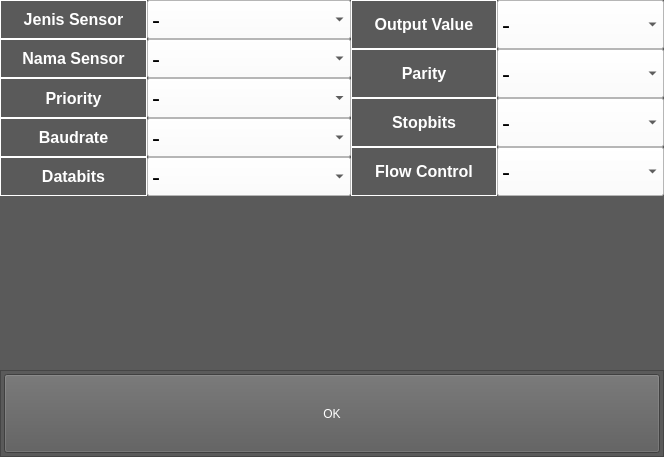
<?xml version="1.0" encoding="UTF-8"?>
<ui version="4.0">
 <class>program_channel_input</class>
 <widget class="QWidget" name="program_channel_input">
  <property name="geometry">
   <rect>
    <x>0</x>
    <y>0</y>
    <width>664</width>
    <height>457</height>
   </rect>
  </property>
  <property name="windowTitle">
   <string>Form</string>
  </property>
  <property name="styleSheet">
   <string notr="true">background-color: rgb(90, 90, 90);</string>
  </property>
  <layout class="QVBoxLayout" name="verticalLayout_7">
   <property name="spacing">
    <number>0</number>
   </property>
   <property name="margin">
    <number>0</number>
   </property>
   <item>
    <layout class="QHBoxLayout" name="horizontalLayout">
     <property name="spacing">
      <number>0</number>
     </property>
     <item>
      <layout class="QVBoxLayout" name="verticalLayout">
       <property name="spacing">
        <number>0</number>
       </property>
       <item>
        <widget class="QLabel" name="label_jenis_sensor">
         <property name="sizePolicy">
          <sizepolicy hsizetype="Preferred" vsizetype="Fixed">
           <horstretch>0</horstretch>
           <verstretch>0</verstretch>
          </sizepolicy>
         </property>
         <property name="maximumSize">
          <size>
           <width>16777215</width>
           <height>87</height>
          </size>
         </property>
         <property name="font">
          <font>
           <pointsize>12</pointsize>
           <weight>75</weight>
           <bold>true</bold>
          </font>
         </property>
         <property name="styleSheet">
          <string notr="true">color: rgb(255, 255, 255);</string>
         </property>
         <property name="frameShape">
          <enum>QFrame::Panel</enum>
         </property>
         <property name="frameShadow">
          <enum>QFrame::Plain</enum>
         </property>
         <property name="lineWidth">
          <number>1</number>
         </property>
         <property name="text">
          <string>Jenis Sensor</string>
         </property>
         <property name="alignment">
          <set>Qt::AlignCenter</set>
         </property>
        </widget>
       </item>
       <item>
        <widget class="QLabel" name="label_nama_sensor">
         <property name="sizePolicy">
          <sizepolicy hsizetype="Preferred" vsizetype="Fixed">
           <horstretch>0</horstretch>
           <verstretch>0</verstretch>
          </sizepolicy>
         </property>
         <property name="maximumSize">
          <size>
           <width>16777215</width>
           <height>87</height>
          </size>
         </property>
         <property name="font">
          <font>
           <pointsize>12</pointsize>
           <weight>75</weight>
           <bold>true</bold>
          </font>
         </property>
         <property name="styleSheet">
          <string notr="true">color: rgb(255, 255, 255);</string>
         </property>
         <property name="frameShape">
          <enum>QFrame::Panel</enum>
         </property>
         <property name="frameShadow">
          <enum>QFrame::Plain</enum>
         </property>
         <property name="lineWidth">
          <number>1</number>
         </property>
         <property name="text">
          <string>Nama Sensor</string>
         </property>
         <property name="alignment">
          <set>Qt::AlignCenter</set>
         </property>
        </widget>
       </item>
       <item>
        <widget class="QLabel" name="label_priority">
         <property name="sizePolicy">
          <sizepolicy hsizetype="Preferred" vsizetype="Fixed">
           <horstretch>0</horstretch>
           <verstretch>0</verstretch>
          </sizepolicy>
         </property>
         <property name="maximumSize">
          <size>
           <width>16777215</width>
           <height>87</height>
          </size>
         </property>
         <property name="font">
          <font>
           <pointsize>12</pointsize>
           <weight>75</weight>
           <bold>true</bold>
          </font>
         </property>
         <property name="styleSheet">
          <string notr="true">color: rgb(255, 255, 255);</string>
         </property>
         <property name="frameShape">
          <enum>QFrame::Panel</enum>
         </property>
         <property name="frameShadow">
          <enum>QFrame::Plain</enum>
         </property>
         <property name="lineWidth">
          <number>1</number>
         </property>
         <property name="text">
          <string>Priority</string>
         </property>
         <property name="alignment">
          <set>Qt::AlignCenter</set>
         </property>
        </widget>
       </item>
       <item>
        <widget class="QLabel" name="label_baudrate">
         <property name="sizePolicy">
          <sizepolicy hsizetype="Preferred" vsizetype="Fixed">
           <horstretch>0</horstretch>
           <verstretch>0</verstretch>
          </sizepolicy>
         </property>
         <property name="maximumSize">
          <size>
           <width>16777215</width>
           <height>87</height>
          </size>
         </property>
         <property name="font">
          <font>
           <pointsize>12</pointsize>
           <weight>75</weight>
           <bold>true</bold>
          </font>
         </property>
         <property name="styleSheet">
          <string notr="true">color: rgb(255, 255, 255);</string>
         </property>
         <property name="frameShape">
          <enum>QFrame::Panel</enum>
         </property>
         <property name="frameShadow">
          <enum>QFrame::Plain</enum>
         </property>
         <property name="lineWidth">
          <number>1</number>
         </property>
         <property name="text">
          <string>Baudrate</string>
         </property>
         <property name="alignment">
          <set>Qt::AlignCenter</set>
         </property>
        </widget>
       </item>
       <item>
        <widget class="QLabel" name="label_databits">
         <property name="sizePolicy">
          <sizepolicy hsizetype="Preferred" vsizetype="Fixed">
           <horstretch>0</horstretch>
           <verstretch>0</verstretch>
          </sizepolicy>
         </property>
         <property name="maximumSize">
          <size>
           <width>16777215</width>
           <height>87</height>
          </size>
         </property>
         <property name="font">
          <font>
           <pointsize>12</pointsize>
           <weight>75</weight>
           <bold>true</bold>
          </font>
         </property>
         <property name="styleSheet">
          <string notr="true">color: rgb(255, 255, 255);</string>
         </property>
         <property name="frameShape">
          <enum>QFrame::Panel</enum>
         </property>
         <property name="frameShadow">
          <enum>QFrame::Plain</enum>
         </property>
         <property name="lineWidth">
          <number>1</number>
         </property>
         <property name="text">
          <string>Databits</string>
         </property>
         <property name="alignment">
          <set>Qt::AlignCenter</set>
         </property>
        </widget>
       </item>
      </layout>
     </item>
     <item>
      <layout class="QVBoxLayout" name="verticalLayout_2">
       <property name="spacing">
        <number>0</number>
       </property>
       <item>
        <widget class="QComboBox" name="combo_jenis_sensor">
         <property name="maximumSize">
          <size>
           <width>16777215</width>
           <height>87</height>
          </size>
         </property>
         <property name="font">
          <font>
           <pointsize>18</pointsize>
          </font>
         </property>
         <property name="focusPolicy">
          <enum>Qt::StrongFocus</enum>
         </property>
         <property name="styleSheet">
          <string notr="true">color: rgb(0, 0, 0);
background-color: rgb(255, 255, 255);</string>
         </property>
         <item>
          <property name="text">
           <string>-</string>
          </property>
         </item>
         <item>
          <property name="text">
           <string>AG</string>
          </property>
         </item>
         <item>
          <property name="text">
           <string>AI</string>
          </property>
         </item>
         <item>
          <property name="text">
           <string>AP</string>
          </property>
         </item>
         <item>
          <property name="text">
           <string>CD</string>
          </property>
         </item>
         <item>
          <property name="text">
           <string>CR</string>
          </property>
         </item>
         <item>
          <property name="text">
           <string>CS</string>
          </property>
         </item>
         <item>
          <property name="text">
           <string>CT</string>
          </property>
         </item>
         <item>
          <property name="text">
           <string>CV</string>
          </property>
         </item>
         <item>
          <property name="text">
           <string>CX</string>
          </property>
         </item>
         <item>
          <property name="text">
           <string>DE</string>
          </property>
         </item>
         <item>
          <property name="text">
           <string>DF</string>
          </property>
         </item>
         <item>
          <property name="text">
           <string>EC</string>
          </property>
         </item>
         <item>
          <property name="text">
           <string>EP</string>
          </property>
         </item>
         <item>
          <property name="text">
           <string>ER</string>
          </property>
         </item>
         <item>
          <property name="text">
           <string>GL</string>
          </property>
         </item>
         <item>
          <property name="text">
           <string>GN</string>
          </property>
         </item>
         <item>
          <property name="text">
           <string>GP</string>
          </property>
         </item>
         <item>
          <property name="text">
           <string>GV</string>
          </property>
         </item>
         <item>
          <property name="text">
           <string>HC</string>
          </property>
         </item>
         <item>
          <property name="text">
           <string>HE</string>
          </property>
         </item>
         <item>
          <property name="text">
           <string>HN</string>
          </property>
         </item>
         <item>
          <property name="text">
           <string>II</string>
          </property>
         </item>
         <item>
          <property name="text">
           <string>IN</string>
          </property>
         </item>
         <item>
          <property name="text">
           <string>LA</string>
          </property>
         </item>
         <item>
          <property name="text">
           <string>LC</string>
          </property>
         </item>
         <item>
          <property name="text">
           <string>OM</string>
          </property>
         </item>
         <item>
          <property name="text">
           <string>P</string>
          </property>
         </item>
         <item>
          <property name="text">
           <string>RA</string>
          </property>
         </item>
         <item>
          <property name="text">
           <string>SD</string>
          </property>
         </item>
         <item>
          <property name="text">
           <string>SN</string>
          </property>
         </item>
         <item>
          <property name="text">
           <string>SS</string>
          </property>
         </item>
         <item>
          <property name="text">
           <string>TI</string>
          </property>
         </item>
         <item>
          <property name="text">
           <string>TR</string>
          </property>
         </item>
         <item>
          <property name="text">
           <string>VD</string>
          </property>
         </item>
         <item>
          <property name="text">
           <string>VM</string>
          </property>
         </item>
         <item>
          <property name="text">
           <string>VW</string>
          </property>
         </item>
         <item>
          <property name="text">
           <string>YX</string>
          </property>
         </item>
         <item>
          <property name="text">
           <string>ZA</string>
          </property>
         </item>
         <item>
          <property name="text">
           <string>ZC</string>
          </property>
         </item>
         <item>
          <property name="text">
           <string>ZQ</string>
          </property>
         </item>
         <item>
          <property name="text">
           <string>ZV</string>
          </property>
         </item>
         <item>
          <property name="text">
           <string>WI</string>
          </property>
         </item>
        </widget>
       </item>
       <item>
        <widget class="QComboBox" name="combo_nama_sensor">
         <property name="maximumSize">
          <size>
           <width>16777215</width>
           <height>87</height>
          </size>
         </property>
         <property name="font">
          <font>
           <pointsize>18</pointsize>
          </font>
         </property>
         <property name="focusPolicy">
          <enum>Qt::StrongFocus</enum>
         </property>
         <property name="layoutDirection">
          <enum>Qt::LeftToRight</enum>
         </property>
         <property name="styleSheet">
          <string notr="true">color: rgb(0, 0, 0);
background-color: rgb(255, 255, 255);</string>
         </property>
         <item>
          <property name="text">
           <string>-</string>
          </property>
         </item>
         <item>
          <property name="text">
           <string>AIS</string>
          </property>
         </item>
         <item>
          <property name="text">
           <string>ARPA</string>
          </property>
         </item>
         <item>
          <property name="text">
           <string>Echo Sounder 1</string>
          </property>
         </item>
         <item>
          <property name="text">
           <string>Echo Sounder 2</string>
          </property>
         </item>
         <item>
          <property name="text">
           <string>Echo Sounder 3</string>
          </property>
         </item>
         <item>
          <property name="text">
           <string>GPS 1</string>
          </property>
         </item>
         <item>
          <property name="text">
           <string>GPS 2</string>
          </property>
         </item>
         <item>
          <property name="text">
           <string>GPS 3</string>
          </property>
         </item>
         <item>
          <property name="text">
           <string>Gyro Compas 1</string>
          </property>
         </item>
         <item>
          <property name="text">
           <string>Gyro Compas 2</string>
          </property>
         </item>
         <item>
          <property name="text">
           <string>Gyro Compas 3</string>
          </property>
         </item>
         <item>
          <property name="text">
           <string>Gyro Vertical 1</string>
          </property>
         </item>
         <item>
          <property name="text">
           <string>Gyro Vertical 2</string>
          </property>
         </item>
         <item>
          <property name="text">
           <string>Gyro Vertical 3</string>
          </property>
         </item>
         <item>
          <property name="text">
           <string>Meteo</string>
          </property>
         </item>
         <item>
          <property name="text">
           <string>Speedlog 1</string>
          </property>
         </item>
         <item>
          <property name="text">
           <string>Speedlog 2</string>
          </property>
         </item>
         <item>
          <property name="text">
           <string>Speedlog 3</string>
          </property>
         </item>
         <item>
          <property name="text">
           <string>Wind Direction 1</string>
          </property>
         </item>
         <item>
          <property name="text">
           <string>Wind Direction 2</string>
          </property>
         </item>
         <item>
          <property name="text">
           <string>Wind Direction 3</string>
          </property>
         </item>
        </widget>
       </item>
       <item>
        <widget class="QComboBox" name="combo_priority">
         <property name="maximumSize">
          <size>
           <width>16777215</width>
           <height>87</height>
          </size>
         </property>
         <property name="font">
          <font>
           <pointsize>18</pointsize>
          </font>
         </property>
         <property name="focusPolicy">
          <enum>Qt::StrongFocus</enum>
         </property>
         <property name="styleSheet">
          <string notr="true">color: rgb(0, 0, 0);
background-color: rgb(255, 255, 255);</string>
         </property>
         <item>
          <property name="text">
           <string>-</string>
          </property>
         </item>
         <item>
          <property name="text">
           <string>1</string>
          </property>
         </item>
         <item>
          <property name="text">
           <string>2</string>
          </property>
         </item>
         <item>
          <property name="text">
           <string>3</string>
          </property>
         </item>
         <item>
          <property name="text">
           <string>4</string>
          </property>
         </item>
         <item>
          <property name="text">
           <string>5</string>
          </property>
         </item>
        </widget>
       </item>
       <item>
        <widget class="QComboBox" name="combo_baudrate">
         <property name="maximumSize">
          <size>
           <width>16777215</width>
           <height>87</height>
          </size>
         </property>
         <property name="font">
          <font>
           <pointsize>18</pointsize>
          </font>
         </property>
         <property name="focusPolicy">
          <enum>Qt::StrongFocus</enum>
         </property>
         <property name="styleSheet">
          <string notr="true">color: rgb(0, 0, 0);
background-color: rgb(255, 255, 255);</string>
         </property>
         <item>
          <property name="text">
           <string>-</string>
          </property>
         </item>
         <item>
          <property name="text">
           <string>1200</string>
          </property>
         </item>
         <item>
          <property name="text">
           <string>2400</string>
          </property>
         </item>
         <item>
          <property name="text">
           <string>4800</string>
          </property>
         </item>
         <item>
          <property name="text">
           <string>9600</string>
          </property>
         </item>
         <item>
          <property name="text">
           <string>38400</string>
          </property>
         </item>
         <item>
          <property name="text">
           <string>115200</string>
          </property>
         </item>
         <item>
          <property name="text">
           <string>829440</string>
          </property>
         </item>
        </widget>
       </item>
       <item>
        <widget class="QComboBox" name="combo_databits">
         <property name="maximumSize">
          <size>
           <width>16777215</width>
           <height>87</height>
          </size>
         </property>
         <property name="font">
          <font>
           <pointsize>18</pointsize>
          </font>
         </property>
         <property name="focusPolicy">
          <enum>Qt::StrongFocus</enum>
         </property>
         <property name="styleSheet">
          <string notr="true">color: rgb(0, 0, 0);
background-color: rgb(255, 255, 255);</string>
         </property>
         <item>
          <property name="text">
           <string>-</string>
          </property>
         </item>
         <item>
          <property name="text">
           <string>5</string>
          </property>
         </item>
         <item>
          <property name="text">
           <string>6</string>
          </property>
         </item>
         <item>
          <property name="text">
           <string>7</string>
          </property>
         </item>
         <item>
          <property name="text">
           <string>8</string>
          </property>
         </item>
        </widget>
       </item>
      </layout>
     </item>
     <item>
      <layout class="QVBoxLayout" name="verticalLayout_3">
       <property name="spacing">
        <number>0</number>
       </property>
       <item>
        <widget class="QLabel" name="label_output_value">
         <property name="sizePolicy">
          <sizepolicy hsizetype="Preferred" vsizetype="Fixed">
           <horstretch>0</horstretch>
           <verstretch>0</verstretch>
          </sizepolicy>
         </property>
         <property name="maximumSize">
          <size>
           <width>16777215</width>
           <height>87</height>
          </size>
         </property>
         <property name="font">
          <font>
           <pointsize>12</pointsize>
           <weight>75</weight>
           <bold>true</bold>
          </font>
         </property>
         <property name="styleSheet">
          <string notr="true">color: rgb(255, 255, 255);</string>
         </property>
         <property name="frameShape">
          <enum>QFrame::Panel</enum>
         </property>
         <property name="frameShadow">
          <enum>QFrame::Plain</enum>
         </property>
         <property name="lineWidth">
          <number>1</number>
         </property>
         <property name="text">
          <string>Output Value</string>
         </property>
         <property name="alignment">
          <set>Qt::AlignCenter</set>
         </property>
        </widget>
       </item>
       <item>
        <widget class="QLabel" name="label_parity">
         <property name="sizePolicy">
          <sizepolicy hsizetype="Preferred" vsizetype="Fixed">
           <horstretch>0</horstretch>
           <verstretch>0</verstretch>
          </sizepolicy>
         </property>
         <property name="maximumSize">
          <size>
           <width>16777215</width>
           <height>87</height>
          </size>
         </property>
         <property name="font">
          <font>
           <pointsize>12</pointsize>
           <weight>75</weight>
           <bold>true</bold>
          </font>
         </property>
         <property name="styleSheet">
          <string notr="true">color: rgb(255, 255, 255);</string>
         </property>
         <property name="frameShape">
          <enum>QFrame::Panel</enum>
         </property>
         <property name="frameShadow">
          <enum>QFrame::Plain</enum>
         </property>
         <property name="lineWidth">
          <number>1</number>
         </property>
         <property name="text">
          <string>Parity</string>
         </property>
         <property name="alignment">
          <set>Qt::AlignCenter</set>
         </property>
        </widget>
       </item>
       <item>
        <widget class="QLabel" name="label_stopbits">
         <property name="sizePolicy">
          <sizepolicy hsizetype="Preferred" vsizetype="Fixed">
           <horstretch>0</horstretch>
           <verstretch>0</verstretch>
          </sizepolicy>
         </property>
         <property name="maximumSize">
          <size>
           <width>16777215</width>
           <height>87</height>
          </size>
         </property>
         <property name="font">
          <font>
           <pointsize>12</pointsize>
           <weight>75</weight>
           <bold>true</bold>
          </font>
         </property>
         <property name="styleSheet">
          <string notr="true">color: rgb(255, 255, 255);</string>
         </property>
         <property name="frameShape">
          <enum>QFrame::Panel</enum>
         </property>
         <property name="frameShadow">
          <enum>QFrame::Plain</enum>
         </property>
         <property name="lineWidth">
          <number>1</number>
         </property>
         <property name="text">
          <string>Stopbits</string>
         </property>
         <property name="alignment">
          <set>Qt::AlignCenter</set>
         </property>
        </widget>
       </item>
       <item>
        <widget class="QLabel" name="label_flow_control">
         <property name="sizePolicy">
          <sizepolicy hsizetype="Preferred" vsizetype="Fixed">
           <horstretch>0</horstretch>
           <verstretch>0</verstretch>
          </sizepolicy>
         </property>
         <property name="maximumSize">
          <size>
           <width>16777215</width>
           <height>87</height>
          </size>
         </property>
         <property name="font">
          <font>
           <pointsize>12</pointsize>
           <weight>75</weight>
           <bold>true</bold>
          </font>
         </property>
         <property name="styleSheet">
          <string notr="true">color: rgb(255, 255, 255);</string>
         </property>
         <property name="frameShape">
          <enum>QFrame::Panel</enum>
         </property>
         <property name="frameShadow">
          <enum>QFrame::Plain</enum>
         </property>
         <property name="lineWidth">
          <number>1</number>
         </property>
         <property name="text">
          <string>Flow Control</string>
         </property>
         <property name="alignment">
          <set>Qt::AlignCenter</set>
         </property>
        </widget>
       </item>
      </layout>
     </item>
     <item>
      <layout class="QVBoxLayout" name="verticalLayout_4">
       <property name="spacing">
        <number>0</number>
       </property>
       <item>
        <widget class="QComboBox" name="combo_output_value">
         <property name="maximumSize">
          <size>
           <width>16777215</width>
           <height>87</height>
          </size>
         </property>
         <property name="font">
          <font>
           <pointsize>18</pointsize>
          </font>
         </property>
         <property name="focusPolicy">
          <enum>Qt::StrongFocus</enum>
         </property>
         <property name="styleSheet">
          <string notr="true">color: rgb(0, 0, 0);
background-color: rgb(255, 255, 255);</string>
         </property>
         <item>
          <property name="text">
           <string>-</string>
          </property>
         </item>
         <item>
          <property name="text">
           <string>DBT</string>
          </property>
         </item>
         <item>
          <property name="text">
           <string>DPT</string>
          </property>
         </item>
         <item>
          <property name="text">
           <string>FPD</string>
          </property>
         </item>
         <item>
          <property name="text">
           <string>GGA</string>
          </property>
         </item>
         <item>
          <property name="text">
           <string>GLL</string>
          </property>
         </item>
         <item>
          <property name="text">
           <string>HDG</string>
          </property>
         </item>
         <item>
          <property name="text">
           <string>HDT</string>
          </property>
         </item>
         <item>
          <property name="text">
           <string>HSC</string>
          </property>
         </item>
         <item>
          <property name="text">
           <string>MWD</string>
          </property>
         </item>
         <item>
          <property name="text">
           <string>MWV</string>
          </property>
         </item>
         <item>
          <property name="text">
           <string>SN</string>
          </property>
         </item>
         <item>
          <property name="text">
           <string>TTM</string>
          </property>
         </item>
         <item>
          <property name="text">
           <string>VBW</string>
          </property>
         </item>
         <item>
          <property name="text">
           <string>VDM</string>
          </property>
         </item>
         <item>
          <property name="text">
           <string>VDR</string>
          </property>
         </item>
         <item>
          <property name="text">
           <string>VHW</string>
          </property>
         </item>
         <item>
          <property name="text">
           <string>VTG</string>
          </property>
         </item>
        </widget>
       </item>
       <item>
        <widget class="QComboBox" name="combo_parity">
         <property name="maximumSize">
          <size>
           <width>16777215</width>
           <height>87</height>
          </size>
         </property>
         <property name="font">
          <font>
           <pointsize>18</pointsize>
          </font>
         </property>
         <property name="focusPolicy">
          <enum>Qt::StrongFocus</enum>
         </property>
         <property name="styleSheet">
          <string notr="true">color: rgb(0, 0, 0);
background-color: rgb(255, 255, 255);</string>
         </property>
         <item>
          <property name="text">
           <string>-</string>
          </property>
         </item>
         <item>
          <property name="text">
           <string>NONE</string>
          </property>
         </item>
         <item>
          <property name="text">
           <string>ODD</string>
          </property>
         </item>
         <item>
          <property name="text">
           <string>EVEN</string>
          </property>
         </item>
        </widget>
       </item>
       <item>
        <widget class="QComboBox" name="combo_stopbits">
         <property name="maximumSize">
          <size>
           <width>16777215</width>
           <height>87</height>
          </size>
         </property>
         <property name="font">
          <font>
           <pointsize>18</pointsize>
          </font>
         </property>
         <property name="focusPolicy">
          <enum>Qt::StrongFocus</enum>
         </property>
         <property name="styleSheet">
          <string notr="true">color: rgb(0, 0, 0);
background-color: rgb(255, 255, 255);</string>
         </property>
         <item>
          <property name="text">
           <string>-</string>
          </property>
         </item>
         <item>
          <property name="text">
           <string>1</string>
          </property>
         </item>
         <item>
          <property name="text">
           <string>2</string>
          </property>
         </item>
        </widget>
       </item>
       <item>
        <widget class="QComboBox" name="combo_flow_control">
         <property name="maximumSize">
          <size>
           <width>16777215</width>
           <height>87</height>
          </size>
         </property>
         <property name="font">
          <font>
           <family>Ubuntu</family>
           <pointsize>18</pointsize>
          </font>
         </property>
         <property name="focusPolicy">
          <enum>Qt::StrongFocus</enum>
         </property>
         <property name="contextMenuPolicy">
          <enum>Qt::DefaultContextMenu</enum>
         </property>
         <property name="styleSheet">
          <string notr="true">color: rgb(0, 0, 0);
background-color: rgb(255, 255, 255);</string>
         </property>
         <item>
          <property name="text">
           <string>-</string>
          </property>
         </item>
         <item>
          <property name="text">
           <string>OFF</string>
          </property>
         </item>
         <item>
          <property name="text">
           <string>HARDWARE</string>
          </property>
         </item>
         <item>
          <property name="text">
           <string>XON/XOFF</string>
          </property>
         </item>
        </widget>
       </item>
      </layout>
     </item>
    </layout>
   </item>
   <item>
    <layout class="QVBoxLayout" name="verticalLayout_5">
     <property name="spacing">
      <number>0</number>
     </property>
     <item>
      <spacer name="verticalSpacer">
       <property name="orientation">
        <enum>Qt::Vertical</enum>
       </property>
       <property name="sizeType">
        <enum>QSizePolicy::Fixed</enum>
       </property>
       <property name="sizeHint" stdset="0">
        <size>
         <width>20</width>
         <height>174</height>
        </size>
       </property>
      </spacer>
     </item>
     <item>
      <widget class="QFrame" name="frame">
       <property name="sizePolicy">
        <sizepolicy hsizetype="Preferred" vsizetype="Preferred">
         <horstretch>0</horstretch>
         <verstretch>0</verstretch>
        </sizepolicy>
       </property>
       <property name="minimumSize">
        <size>
         <width>0</width>
         <height>87</height>
        </size>
       </property>
       <property name="maximumSize">
        <size>
         <width>16777215</width>
         <height>16777215</height>
        </size>
       </property>
       <property name="frameShape">
        <enum>QFrame::StyledPanel</enum>
       </property>
       <property name="frameShadow">
        <enum>QFrame::Raised</enum>
       </property>
       <layout class="QVBoxLayout" name="verticalLayout_6">
        <property name="spacing">
         <number>0</number>
        </property>
        <property name="margin">
         <number>3</number>
        </property>
        <item>
         <widget class="QPushButton" name="pushButton_19">
          <property name="sizePolicy">
           <sizepolicy hsizetype="Minimum" vsizetype="Preferred">
            <horstretch>0</horstretch>
            <verstretch>0</verstretch>
           </sizepolicy>
          </property>
          <property name="contextMenuPolicy">
           <enum>Qt::NoContextMenu</enum>
          </property>
          <property name="styleSheet">
           <string notr="true">color: rgb(255, 255, 255);</string>
          </property>
          <property name="text">
           <string>OK</string>
          </property>
          <property name="default">
           <bool>false</bool>
          </property>
         </widget>
        </item>
       </layout>
      </widget>
     </item>
    </layout>
   </item>
  </layout>
 </widget>
 <resources/>
 <connections/>
</ui>
